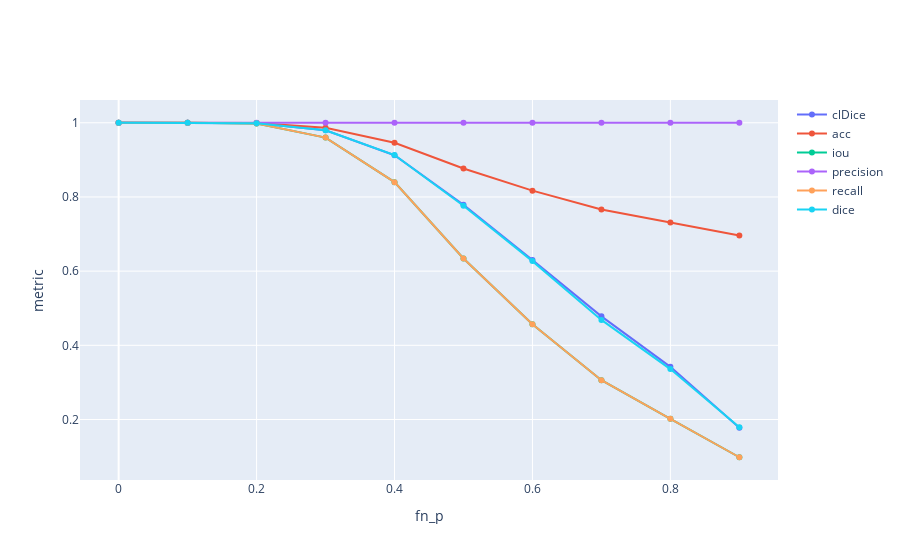

Here is the notebook cell this chart was saved with:
### Code cell
metrics_dict = {}
metrics_dict["cldice"] = []
metrics_dict["acc"] = []
metrics_dict["iou"] = []
metrics_dict["prec"] = []
metrics_dict["rec"] = []
metrics_dict["dice"] = []

for fn_p in np.arange(0, 1, 0.1):
    img_noise = create_noisy_img(img, 0, 0, 0, fn_p, 9)
    img_noise_bin = np.where(img_noise == True, 1, 0)
    img_tensor = torch.from_numpy(img)
    img_nois_tensor = torch.from_numpy(img_noise_bin)
    metrics = run_all_metrics(img_nois_tensor, img_tensor)
    metrics_dict['cldice'].append(metrics["clDice"])
    metrics_dict["acc"].append(metrics["confusionMatrixMetrics"][0])
    metrics_dict["iou"].append(metrics["confusionMatrixMetrics"][1])
    metrics_dict["prec"].append(metrics["confusionMatrixMetrics"][2])
    metrics_dict["rec"].append(metrics["confusionMatrixMetrics"][3])
    metrics_dict["dice"].append(metrics["confusionMatrixMetrics"][4])

fig = go.Figure()
fig.add_trace(go.Scatter(x=np.arange(0,1,0.1), y=metrics_dict["cldice"], mode='lines+markers', name="clDice"))
fig.add_trace(go.Scatter(x=np.arange(0,1,0.1), y=metrics_dict["acc"], mode='lines+markers', name="acc"))
fig.add_trace(go.Scatter(x=np.arange(0,1,0.1), y=metrics_dict["iou"], mode='lines+markers', name="iou"))
fig.add_trace(go.Scatter(x=np.arange(0,1,0.1), y=metrics_dict["prec"], mode='lines+markers', name="precision"))
fig.add_trace(go.Scatter(x=np.arange(0,1,0.1), y=metrics_dict["rec"], mode='lines+markers', name="recall"))
fig.add_trace(go.Scatter(x=np.arange(0,1,0.1), y=metrics_dict["dice"], mode='lines+markers', name="dice"))

fig.update_layout(
    xaxis_title='fn_p',
    yaxis_title='metric'
)

fig.show()

### Figure 1 — Plotly figure (JSON) as saved in the notebook; plotly's stock layout.template omitted (floating-point values rounded to 4 significant figures)
{"data": [{"mode": "lines+markers", "name": "clDice", "type": "scatter", "x": [0, 0.1, 0.2, 0.3, 0.4, 0.5, 0.6, 0.7, 0.8, 0.9], "y": [1, 1, 0.9989, 0.9795, 0.9126, 0.7788, 0.6301, 0.4781, 0.342, 0.178]}, {"mode": "lines+markers", "name": "acc", "type": "scatter", "x": [0, 0.1, 0.2, 0.3, 0.4, 0.5, 0.6, 0.7, 0.8, 0.9], "y": [1, 1, 0.9992, 0.9865, 0.9461, 0.8768, 0.817, 0.7662, 0.7312, 0.6963]}, {"mode": "lines+markers", "name": "iou", "type": "scatter", "x": [0, 0.1, 0.2, 0.3, 0.4, 0.5, 0.6, 0.7, 0.8, 0.9], "y": [1, 1, 0.9976, 0.96, 0.8399, 0.6342, 0.4566, 0.3059, 0.2019, 0.09826]}, {"mode": "lines+markers", "name": "precision", "type": "scatter", "x": [0, 0.1, 0.2, 0.3, 0.4, 0.5, 0.6, 0.7, 0.8, 0.9], "y": [1, 1, 1, 1, 1, 1, 1, 1, 1, 1]}, {"mode": "lines+markers", "name": "recall", "type": "scatter", "x": [0, 0.1, 0.2, 0.3, 0.4, 0.5, 0.6, 0.7, 0.8, 0.9], "y": [1, 1, 0.9976, 0.96, 0.8399, 0.6342, 0.4566, 0.3059, 0.2019, 0.09826]}, {"mode": "lines+markers", "name": "dice", "type": "scatter", "x": [0, 0.1, 0.2, 0.3, 0.4, 0.5, 0.6, 0.7, 0.8, 0.9], "y": [1, 1, 0.9988, 0.9796, 0.913, 0.7762, 0.627, 0.4685, 0.3359, 0.1789]}], "layout": {"xaxis": {"title": {"text": "fn_p"}}, "yaxis": {"title": {"text": "metric"}}}}
